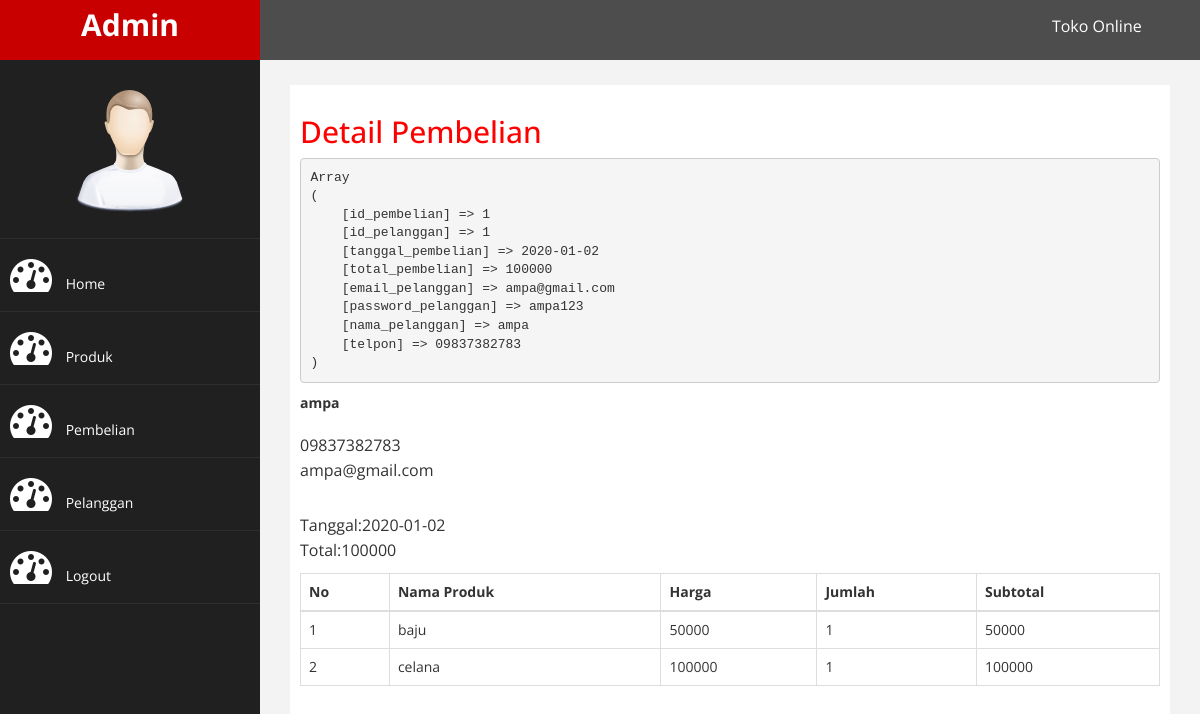
The app's page /admin/index.php?halaman=detail&id=1 with its own data.
### tables this page shows
CREATE TABLE IF NOT EXISTS `pembelian` (
  `id_pembelian` int(11) NOT NULL AUTO_INCREMENT,
  `id_pelanggan` int(11) NOT NULL,
  `tanggal_pembelian` date NOT NULL,
  `total_pembelian` int(11) NOT NULL,
  PRIMARY KEY (`id_pembelian`)
);

CREATE TABLE IF NOT EXISTS `pelanggan` (
  `id_pelanggan` int(11) NOT NULL AUTO_INCREMENT,
  `email_pelanggan` varchar(100) NOT NULL,
  `password_pelanggan` varchar(50) NOT NULL,
  `nama_pelanggan` varchar(100) NOT NULL,
  `telpon` varchar(50) NOT NULL,
  PRIMARY KEY (`id_pelanggan`)
);

CREATE TABLE IF NOT EXISTS `pembelian_produk` (
  `id_pembelian_produk` int(11) NOT NULL AUTO_INCREMENT,
  `id_pembelian` int(11) NOT NULL,
  `id_produk` int(11) NOT NULL,
  `jumlah` int(11) NOT NULL,
  PRIMARY KEY (`id_pembelian_produk`)
);

CREATE TABLE IF NOT EXISTS `produk` (
  `id_produk` int(11) NOT NULL AUTO_INCREMENT,
  `nama_produk` varchar(100) NOT NULL,
  `harga_produk` int(11) NOT NULL,
  `berat_produk` int(11) NOT NULL,
  `foto_produk` varchar(100) NOT NULL,
  `deskripsi_produk` text NOT NULL,
  PRIMARY KEY (`id_produk`)
);

### admin/detail.php (the view)
<h2>Detail Pembelian</h2>
<?php
$ambil= $koneksi->query("select * from pembelian join pelanggan ON pembelian.id_pelanggan=pelanggan.
	id_pelanggan where pembelian.id_pembelian='$_GET[id]'");
$detail=$ambil->fetch_assoc();
 ?>
 <pre><?php print_r($detail); ?></pre>
 <strong><?php echo $detail['nama_pelanggan']; ?></strong> <br>
 <p>
 	<?php echo $detail['telpon']; ?> <br>
 	<?php echo $detail['email_pelanggan']; ?> <br>
 </p>
 <p>
 	Tanggal:<?php echo $detail['tanggal_pembelian']; ?> <br>
 	Total:<?php echo $detail['total_pembelian']; ?> <br>
 </p>
 <table class="table table-bordered">
 	<thead>
 		<tr>
 			<th>No</th>
 			<th>Nama Produk</th>
 			<th>Harga</th>
 			<th>Jumlah</th>
 			<th>Subtotal</th>
 		</tr>
 	</thead>
 	<tbody>
 			<?php $no=1; ?>
 			<?php $ambil=$koneksi->query("select * from pembelian_produk join produk on
 			pembelian_produk.id_produk=produk.id_produk where pembelian_produk.id_pembelian='$_GET[id]'"); ?>
 			<?php while($pecah=$ambil->fetch_assoc()){ ?>
 		<tr>
 			<td><?php echo $no; ?></td>
 			<td><?php echo $pecah['nama_produk']; ?></td>
 			<td><?php echo $pecah['harga_produk']; ?></td>
 			<td><?php echo $pecah['jumlah']; ?></td>
 			<td>
 				<?php echo $pecah['harga_produk']*$pecah['jumlah']; ?>
 			</td>
 		</tr>
 		<?php $no++; ?>
 	<?php } ?>
 	</tbody>
 </table>

### admin/index.php (shortened to what this page needs)
<?php
$koneksi= new mysqli("localhost","root","","toko");
 ?>
<!DOCTYPE html>
<html xmlns="http://www.w3.org/1999/xhtml">
<head>
    <link href="assets/css/bootstrap.css" rel="stylesheet" />
    <link href="assets/css/font-awesome.css" rel="stylesheet" />
    <link href="assets/js/morris/morris-0.4.3.min.css" rel="stylesheet" />
    <link href="assets/css/custom.css" rel="stylesheet" />
</head>
<body>
    <div id="wrapper">
        <nav class="navbar navbar-default navbar-cls-top " role="navigation" style="margin-bottom: 0">
            <div class="navbar-header">
                <a class="navbar-brand" href="index.html">Admin</a>
            </div>
  <div style="color: white;
padding: 15px 50px 5px 50px;
float: right;
font-size: 16px;"> Toko Online  &nbsp; </div>
        </nav>
                <nav class="navbar-default navbar-side" role="navigation">
            <div class="sidebar-collapse">
                <ul class="nav" id="main-menu">
				<li class="text-center">
                    <img src="assets/img/find_user.png" class="user-image img-responsive"/>
					</li>
                    <li><a href="index.php"><i class="fa fa-dashboard fa-3x"></i> Home</a></li>
                    <li><a href="index.php?halaman=produk"><i class="fa fa-dashboard fa-3x"></i> Produk</a></li>
                    <li><a href="index.php?halaman=pembelian"><i class="fa fa-dashboard fa-3x"></i> Pembelian</a></li>
                    <li><a href="index.php?halaman=pelanggan"><i class="fa fa-dashboard fa-3x"></i> Pelanggan</a></li>
                    <li><a href="index.php?halaman=logout"><i class="fa fa-dashboard fa-3x"></i> Logout</a></li>
                </ul>
            </div>
        </nav>
        <div id="page-wrapper" >
            <div id="page-inner">
                 <?php
                    if (isset($_GET['halaman']))
                     {
                        if ($_GET['halaman']=="produk") {
                            include 'produk.php';
                        }
                        elseif ($_GET['halaman']=="pembelian") {
                           include 'pembelian.php';
                        }
                    elseif ($_GET['halaman']=="pelanggan") {
                        include 'pelanggan.php';
                    }
                    elseif ($_GET['halaman']=="detail") {
                        include 'detail.php';
                    }
                    elseif ($_GET['halaman']=="tambahproduk") {
                      include 'tambahproduk.php';
                    }
                    elseif ($_GET['halaman']=="tambahpelanggan") {
                      include 'tambahpelanggan.php';
                    }
                    }
                    else {
                        include 'home.php';
                    }
                  ?>
            </div>
            </div>
        </div>
</body>
</html>

### admin/assets/css/custom.css (style rules this page uses)
body { font-family: 'Open Sans', sans-serif; }
#wrapper { width: 100%; background:#202020; }
#page-wrapper { padding: 15px 15px; min-height: 600px; background:#F3F3F3; }
#page-inner { width:100%; margin:10px 20px 10px 0px; background-color:#fff!important; padding:10px; min-height:1200px; }
.text-center { text-align:center; }
h2 { color: #f00; }
p { font-size:16px; line-height:25px; padding-top:20px; }
.user-image { margin: 25px auto; -webkit-border-radius: 10px; -moz-border-radius: 10px; border-radius: 10px; max-height:170px; max-width:170px; }
.navbar-cls-top .navbar-brand { color: #fff; background: #C90000; width: 260px; text-align: center; height: 60px; font-size: 30px; font-weight: 700; }
.sidebar-collapse , .sidebar-collapse .nav { background:none; }
.sidebar-collapse .nav { padding:0; }
.sidebar-collapse .nav > li > a { color:#fff; background:#202020; text-shadow:none; }
.sidebar-collapse > .nav > li > a { padding:15px 10px; }
.sidebar-collapse > .nav > li { border-bottom: 1px solid rgba(107, 108, 109, 0.19); }
.navbar-side { border:none; background-color: #202020; }
.navbar-cls-top { background:#4D4D4D; border-bottom:none; }
.navbar-default { border:0px solid black; }
.navbar-header { background: #A70303; }
.nav > li > a > i { margin-right:10px; }
@media (min-width:768px) { #page-wrapper { margin: 0 0 0 260px; padding: 15px 30px; min-height: 1200px; } }
@media (min-width:768px) { .navbar-side { z-index: 1; position: absolute; width: 260px; } }
@media (min-width:768px) { .navbar { border-radius: 0px; } }

### records on screen
pembelian: id_pelanggan.nama_pelanggan "ampa", id_pelanggan.telpon "09837382783", id_pelanggan.email_pelanggan "ampa@gmail.com", tanggal_pembelian "2020-01-02", total_pembelian "100000"
pembelian_produk: id_produk.nama_produk "baju", id_produk.harga_produk "50000", jumlah "1", $pecah['harga_produk']*$pecah['jumlah'] "50000"
pembelian_produk: id_produk.nama_produk "celana", id_produk.harga_produk "100000", jumlah "1", $pecah['harga_produk']*$pecah['jumlah'] "100000"
